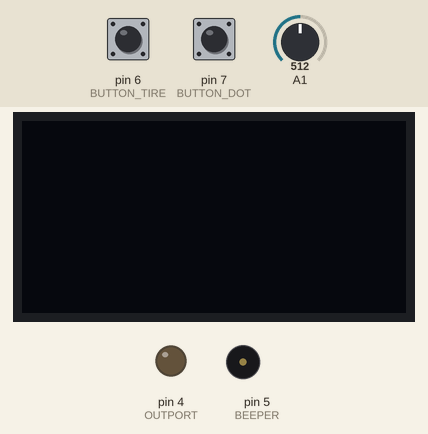
Recording of a sketch running on a simulated Arduino Uno, built with avr-gcc and run on an emulated ATmega328P. On the bench: 128×64 one-colour display, output pins drawn as LEDs (lit = HIGH), buzzer (waves = sounding). Dashed ring = blinking. Inputs (shaded band) come from the test bench; at power-on: pin 6 (BUTTON_TIRE) HIGH, pin 7 (BUTTON_DOT) HIGH, A1 = 512.

Above: at 1.2 s.
1.3 s: pin 6 (BUTTON_TIRE) pulled LOW for 0.15 s
At 2.8 s:
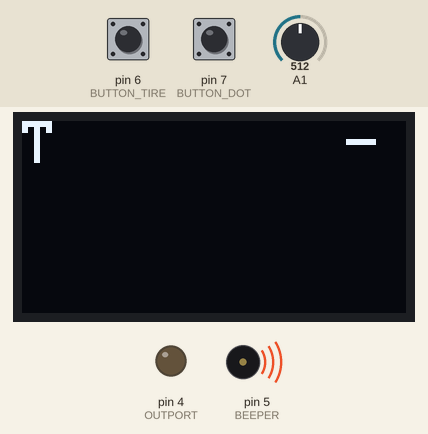
3.1 s: pin 7 (BUTTON_DOT) pulled LOW for 0.15 s
At 4.2 s:
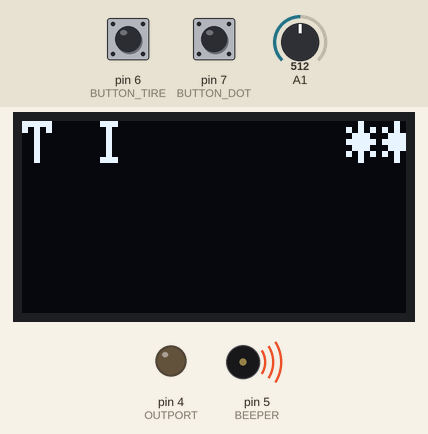
4.9 s: pin 6 (BUTTON_TIRE) pulled LOW for 1 s
At 7.1 s:
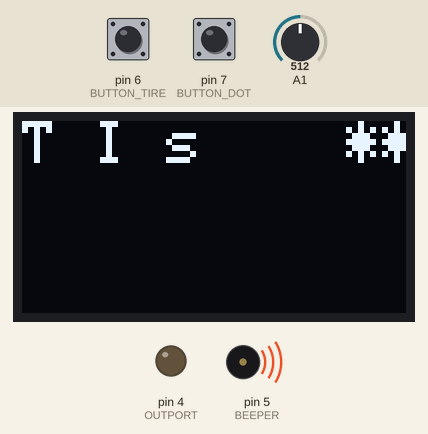
7.4 s: pin 7 (BUTTON_DOT) pulled LOW for 1 s
At 9.3 s:
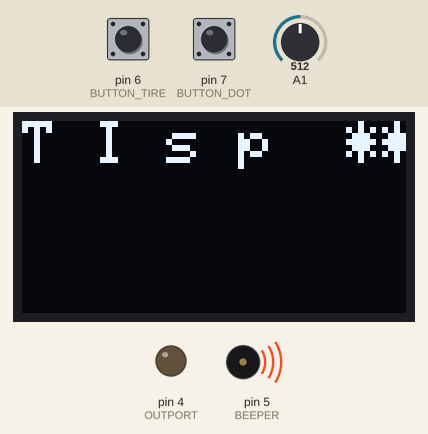
9.9 s: pin 6 (BUTTON_TIRE) pulled LOW for 0.15 s
At 10.5 s:
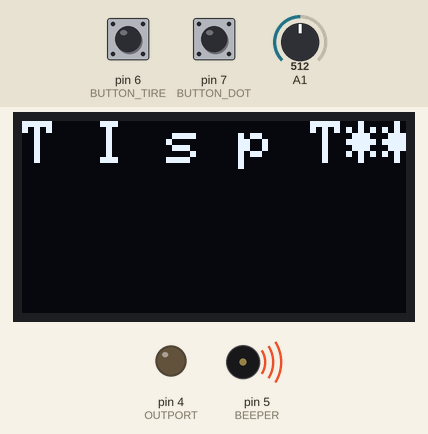
11.7 s: pin 7 (BUTTON_DOT) pulled LOW for 0.15 s
At 11.97 s:
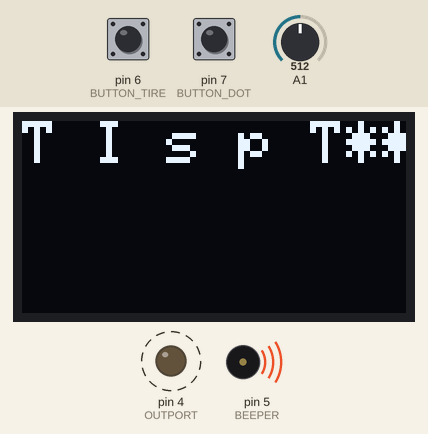
Timing chart, 0 to 14.5 s (numbered marks = the images above; inputs shaded):
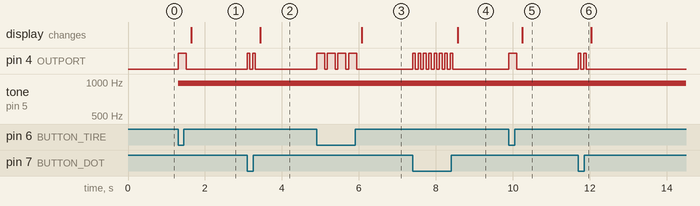

The sketch:

winkey-simple-micros-oled-i2c.ino
```cpp
//#include <Keyboard.h>
#include <Wire.h>
#include <Adafruit_GFX.h>
#include <Adafruit_SSD1306.h>

#define BUTTON_DOT 7
#define BUTTON_TIRE 6
#define OUTPORT 4
#define BEEPER 5

#define OLED_RESET 8

Adafruit_SSD1306 display(OLED_RESET);
#define NUMFLAKES 10
#define XPOS 0
#define YPOS 1
#define DELTAY 2
#define LOGO16_GLCD_HEIGHT 16
#define LOGO16_GLCD_WIDTH  16

#if (SSD1306_LCDHEIGHT != 64)
#error("Height incorrect, please fix Adafruit_SSD1306.h!");
#endif

// Таблица кодов Морзе. N-ный элемент кода соответствует n-ному символу раскладки.
char* code[] = {
  "*-","-***","*--","--*","-**","*","***-","--**","**","*---",
  "-*-","*-**","--","-*","---","*--*","*-*","***","-","**-",
  "**-*","****","-*-*","---*","----","--*-","-*--","-**-","**-**","**--",
  "*-*-",
  "*----","**---","***--","****-","*****","-****","--***","---**","----*","-----",
  "......","*-*-*-","---***","-*-*-*","-*--*-","*----*","*-**-*","-****-","-**-*","**--**","--**--",
  "-***-","********","*--*-*","**-*-","*-*-*-*-","-*-*-*-",
  "******","*******","*********","**********",
  ""
};
// Кириллическая раскладка.
  char* layoutCyrillic[] = {
  "F","<","D","U","L","T",":","P","B","Q",
  "R","K","V","Y","J","G","H","C","N","E",
  "A","{","W","X","I","O","S","M","\"",">",
  "Z",
  "1","2","3","4","5","6","7","8","9","0",
  ".","/",":",";","(","\'","\"","-","/","&","?",
  "=","gtht,jq","@"," *END* "," *back* "," *layout* ",
  "gtht,jq","gtht,jq","gtht,jq","gtht,jq",
  ""
  };

// Латинская раскладка.
char* layoutLatin[] = {
  "A","B","W","G","D","E","V","Z","I","J",
  "K","L","M","N","O","P","R","S","T","U",
  "F","H","C","ch","sh","Q","Y","X","é","ü",
  "ä",
  "1","2","3","4","5","6","7","8","9","0",
  ".",".",":",";","(","\'","\"","-","/","?",",",
  "=","pereboy","@"," *END* "," *back* "," *layout* ",
  "pereboy","pereboy","pereboy","pereboy",
  ""
};
char** CurrentLayout;
//unsigned int tonebeep =500;
unsigned int key, keyflag, MorseSignal, DotMemory, oldMorseSignal, blank, len;
unsigned int temp, index, probel, alfa, backspace, temp1;
unsigned long int cwspeed = 70000;
unsigned int WPM=17;
unsigned int CPM;
unsigned long int t, timer, joom, sound;
unsigned int FLAG =0;
char text[11];
char textdisp[9];

void setup(){
  for (int i=0;i<9;i++){textdisp[i]=' ';}
  textdisp[9]='\0';
  display.begin(SSD1306_SWITCHCAPVCC, 0x3C);  // initialize with the I2C addr 0x3C
  CurrentLayout = layoutLatin;
 // CurrentLayout = layoutCyrillic;
 cwspeed=1176000/WPM;
 backspace=1;
 DotMemory=0;
 temp1=0;
 // Keyboard.begin();
 // Serial.begin(9600);
  pinMode(BUTTON_DOT, INPUT_PULLUP);
  pinMode(BUTTON_TIRE, INPUT_PULLUP);
  pinMode(A1, INPUT);
  pinMode(OUTPORT, OUTPUT);
  pinMode(BEEPER, OUTPUT);

  display.clearDisplay();
  display.setTextSize(2);
  display.setTextWrap(0);
  display.setTextColor(WHITE);
  display.setCursor(0,0);
  display.display();
}

void PrintDisp(char* simb){
  if (temp1==8){
    for(int i=0;i<8;i++){textdisp[temp1]=textdisp[temp1+1];}
  }
  textdisp[temp1]=*simb;
  if(temp1<8){temp1++;};
  display.setCursor(0,0);
  display.print(textdisp);
  display.display();
}

void PrintSpeed() {

/*  Keyboard.write(176);
  if(CurrentLayout==layoutCyrillic){Keyboard.print("rjl = ");}else{Keyboard.print("key = ");} Keyboard.print(key);
  if(CurrentLayout==layoutCyrillic){Keyboard.print("? CDV crjhjcnm = ");}else{Keyboard.print(", CPM/WPM/speed = ");} Keyboard.print(CPM);Keyboard.print(" "); Keyboard.print(WPM);Keyboard.print(" ");Keyboard.print(cwspeed);
  if(CurrentLayout==layoutCyrillic) {Keyboard.print("? hfcrkflrf = ");}else{Keyboard.print(", Layout = ");}
  if (CurrentLayout==layoutCyrillic){Keyboard.print("rbhbkkbwf");}else {Keyboard.print("layoutLatin");Keyboard.write(176);};
  Keyboard.write(176);
  Keyboard.releaseAll();*/
  }

void speedset(){
  if (key>580 && key<620){if (!keyflag){keyflag=1;WPM=WPM-1;PrintSpeed();
                                                  if (WPM==0){WPM=WPM+1;};
                                      };
                        }
 if (key>780 && key<820){if (!keyflag){keyflag=1;WPM=WPM+1;PrintSpeed();
                                                  if (WPM==1023){WPM=WPM-1;};
                                      };
                        }
  cwspeed=1176000/WPM;
  CPM=WPM*5;
}
//-------------------------------------------------------------------------------------------------------------
void flow(){
  if (MorseSignal==1) {text[index]='*';text[index+1]='\0';}
  if (MorseSignal==2) {text[index]='-';text[index+1]='\0';}
  index++;
}
//----------------------------------------------------------------------------------------------------------
void beepon(){
  analogWrite(BEEPER,125);
  //tone(BEEPER,tonebeep);
}
void beepoff(){
  //noTone(BEEPER);
  analogWrite(BEEPER,0);
}
//------------------------------------------------------------------------------------------------------------
void printM() {
  int i, j;
  temp=1;
while(temp){
if (text[len]=='\0') {temp=0;}
len++;
}
  if (len < 1) {
    return;
  }
  for (i = 0; code[i][0] != '\0'; i++) {
    // Сравним введенный символ с символами из таблицы кодов Морзе.
    for (j = 0; (j < len) && (code[i][j] != '\0'); j++) {
                                                        if (code[i][j] != text[j]) {j = -1;break;}
                                                         }
    //Serial.print("len = ");Serial.print(len);Serial.print(", i = ");Serial.print(i);Serial.print(", j = ");Serial.print(j);Serial.print(", code[i][j] = ");Serial.println(code[i][j]);
    if ((j != -1) && ((j+1) == len) && (code[i][j]=='\0')) {
      // Символ из таблицы кодов Морзе соответствует введенному символу.
      //  Отправим символ на компьютер.
      alfa=1;
    /*  if (CurrentLayout[i]==" *back* "){Keyboard.write(178);alfa=0;backspace=0;}       //backspace
      if (CurrentLayout[i]=="@"){PrintSpeed(); alfa=0;}                                     //Speed CW
      if (CurrentLayout[i]==" *END* "){Keyboard.write(176);alfa=0;backspace=0;}  //Enter
      if (CurrentLayout[i]=="pereboy") {alfa=0; Keyboard.print("[ZP]");}
      if (CurrentLayout[i]==" *layout* "){if (CurrentLayout==layoutLatin){CurrentLayout=layoutCyrillic;
                                                                          Keyboard.press(129);delay(200); //press left shift
                                                                          Keyboard.press(128);delay(300); //press left ctrl
                                                                          Keyboard.releaseAll();}
                                        else {CurrentLayout=layoutLatin;
                                              Keyboard.press(129);delay(200);  //press left shift
                                              Keyboard.press(128);delay(300);  //press left ctrl
                                              Keyboard.releaseAll();}
                                        alfa=0;backspace=0;
                                        PrintSpeed();}  //Layout
                                        */
      if (alfa) {
        PrintDisp(CurrentLayout[i]);
        }
      len = 0;
      return;
    }
  }
  // Символ в таблице не найден. Напечатаем нераспознанный символ.
PrintDisp("*");
  /*Keyboard.print(" [");
  for (i = 0; i < len; i++) {
    //Serial.print(text[i]);
    Keyboard.print(text[i]);
  }
  Keyboard.print(" ]");*/

  len = 0;
}
//----------------------------------------------------------------------------------------------------------------
void loop (){
//--------------------sound----------

//if ((micros()-100)>sound){digitalWrite(BEEPER,(!digitalRead(BEEPER)));sound=micros();}
//-------------------read key-----------
key=analogRead(A1);
if (key>4) {speedset();} else {keyflag=0;}
//--------------------------------------------------------
if (!digitalRead(BUTTON_DOT) && !digitalRead(BUTTON_TIRE) && MorseSignal==0) {
                                          if (oldMorseSignal==1){timer=cwspeed*3;beepon();digitalWrite(OUTPORT,1);MorseSignal=2;flow();}
                                                            else{timer=cwspeed*1;beepon();digitalWrite(OUTPORT,1);MorseSignal=1;flow();};
                                                            t=micros();}
if (oldMorseSignal==1){DotMemory=0;}
if ((!digitalRead(BUTTON_DOT) or (DotMemory))  && MorseSignal==0) {DotMemory=0; timer=cwspeed*1;beepon();digitalWrite(OUTPORT,1);MorseSignal=1;t=micros();flow();}
if (!digitalRead(BUTTON_TIRE) && MorseSignal==0){timer=cwspeed*3;beepon();digitalWrite(OUTPORT,1);MorseSignal=2;t=micros();flow();}
if (micros()-t>timer){if(digitalRead(OUTPORT)){beepoff();digitalWrite(OUTPORT,0);joom=micros();}}
if ((micros()-t)>(timer+cwspeed)){oldMorseSignal=MorseSignal; MorseSignal=0;}
if (MorseSignal==2 && !digitalRead(BUTTON_DOT)){DotMemory=1;};
if (MorseSignal){blank=1;}
//if (micros()-t>(cwspeed*5) && blank){blank=0;t=micros();probel=1;printM();index=0;}
//Keyboard.print("D joom = ");Keyboard.print(micros()-joom);Keyboard.print("cwspeed*3 = ");Keyboard.print(cwspeed*3);Keyboard.print("blank = ");Keyboard.print(blank);Keyboard.print("MS = ");Keyboard.print(MorseSignal);Keyboard.write(176);
if (((micros()-joom)>((cwspeed*3)/2)) && blank && MorseSignal==0){blank=0;t=micros();probel=1;printM();index=0;}
if (MorseSignal==0 && micros()-joom>cwspeed*7 && probel){
                                                     if (backspace){PrintDisp(" "); }
                                                     backspace=1;
                                                     probel=0;}
}
```

Measured:
- after the input at 1.3 s, pin 4 (OUTPORT): LOW → HIGH at once, → LOW 0.21 s later; tone on pin 5 (BEEPER): silent → 977 Hz at once; the display: changes after 0.34 s (image 1)
- after the input at 3.1 s, pin 4 (OUTPORT): alternates HIGH for 0.07 s and LOW for 0.07 s, 4 changes in all, then stays LOW, starting at once; the display: changes after 0.34 s (image 2)
- after the input at 4.9 s, pin 4 (OUTPORT): alternates HIGH for 0.21 s and LOW for 0.07 s, 8 changes in all, then stays LOW, starting at once; the display: changes after 1.2 s (image 3)
- after the input at 7.4 s, pin 4 (OUTPORT): alternates HIGH for 0.07 s and LOW for 0.07 s, 16 changes in all, then stays LOW, starting at once; the display: changes after 1.2 s (image 4)
- after the input at 9.9 s, pin 4 (OUTPORT): LOW → HIGH at once, → LOW 0.21 s later; the display: changes after 0.34 s (image 5)
- after the input at 11.7 s, pin 4 (OUTPORT): alternates HIGH for 0.07 s and LOW for 0.07 s, 4 changes in all, then stays LOW, starting at once
